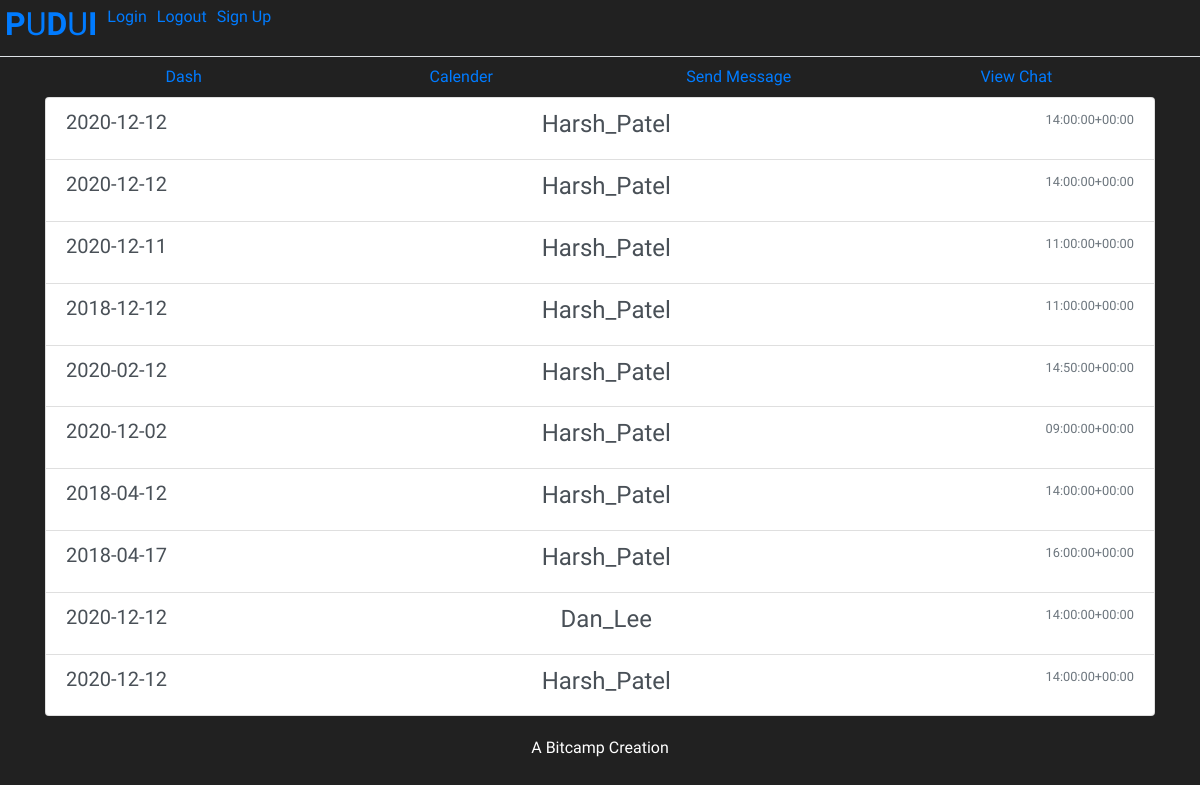
/calender (signed in), run on the app's committed database.
### home/models.py (models this page shows)
class patient(models.Model):
     user = models.OneToOneField(User,on_delete=models.CASCADE,null=False,default=0,blank=False)
     doctors = models.ManyToManyField(doctor)
     insurances = models.ManyToManyField(insurance)
     data_release = models.IntegerField(choices=DATA_RELEASE_CHOICES,default=75)
     def __str__(self):
         return str(self.user)

### home/views.py (the view)
# urls.py: path('calender',views.calender, name='calender'),
def calender(request):
    context = {}
    doc = doctor.objects.get(user=request.user)
    doctor_appointments = doctor_appointment.objects.filter(doctor=doc)
    datetime = []
    for i in range(len(doctor_appointments)):
        date, time = str(doctor_appointments[i].appointment_time).split(' ')
        datetime.append((date,time,doctor_appointments[i].patient))
    context['datetime'] = datetime
    return render(request, 'home/calender.html', context)

### home/templates/home/calender.html (shortened to what this page needs)
{% extends 'home/base.html' %}
{% block container %}
<nav class="nav nav-pills nav-justified">
  <a class="nav-item nav-link" href="index">Dash</a>
    <a class="nav-item nav-link" href="Calender">Calender</a>
  <a class="nav-item nav-link" href="createcommunicationdoctor">Send Message</a>
  <a class="nav-item nav-link" href="viewdocchat">View Chat</a>
</nav>
<div class="list-group">
  {% for i,j,k in datetime %}
  <a href="#" class="list-group-item list-group-item-action flex-column align-items-start">
    <div class="d-flex w-100 justify-content-between">
      <h5 class="mb-1">{{i}}</h5>
      <h4>{{k}}</h4>
      <small class="text-muted">{{j}}</small>
    </div>
  </a>
  {% endfor %}
</div>
{% endblock %}

### data on the page
patient: i "2020-12-12", user.username "Harsh_Patel", j "14:00:00+00:00", i "2020-12-11", j "11:00:00+00:00", i "2018-12-12", i "2020-02-12", j "14:50:00+00:00", i "2020-12-02", j "09:00:00+00:00", i "2018-04-12", i "2018-04-17", j "16:00:00+00:00"
patient: i "2020-12-12", user.username "Dan_Lee", j "14:00:00+00:00"
